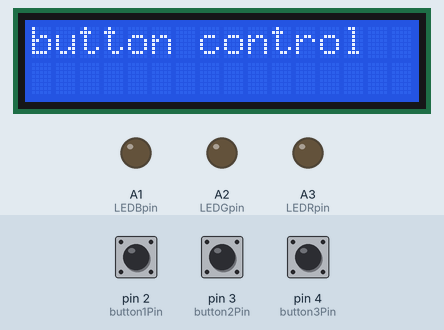
Recording of a sketch running on a simulated Arduino Uno, built with avr-gcc and run on an emulated ATmega328P. Shown: 16×2 character LCD, output pins drawn as LEDs (lit = HIGH). The inputs (shaded band) are chosen by the test bench; at power-on: pin 4 (button3Pin) LOW, pin 3 (button2Pin) LOW, pin 2 (button1Pin) LOW. What the sketch prints to the serial monitor is not drawn.

Above: at 1.2 s.
1.3 s: pin 4 (button3Pin) pulled HIGH for 1.35 s
At 5.0 s:
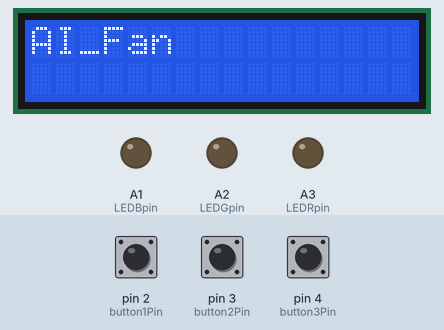
6.9 s: pin 4 (button3Pin) driven HIGH
11.2 s: pin 4 (button3Pin) driven LOW
14.7 s: pin 3 (button2Pin) pulled HIGH for 1.35 s
At 16.3 s:
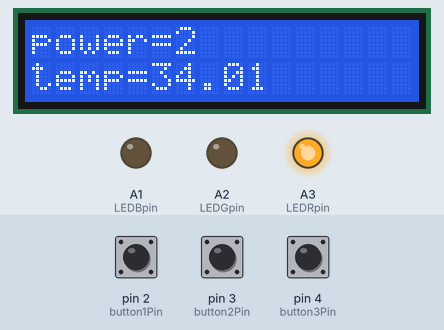
20.3 s: pin 2 (button1Pin) pulled HIGH for 1.35 s
At 21.7 s:
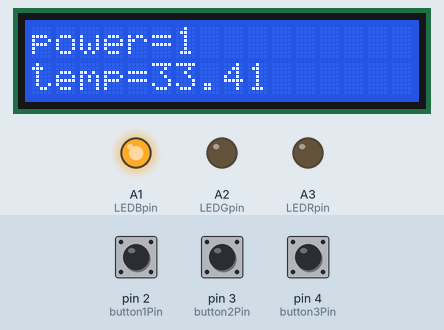
25.9 s: pin 3 (button2Pin) pulled HIGH for 1.35 s
At 28.5 s:
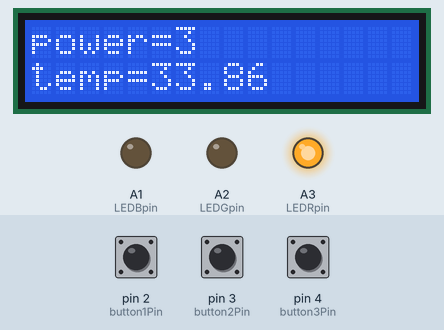
Timing chart, 0 to 29.7 s (numbered marks = the images above; inputs shaded):
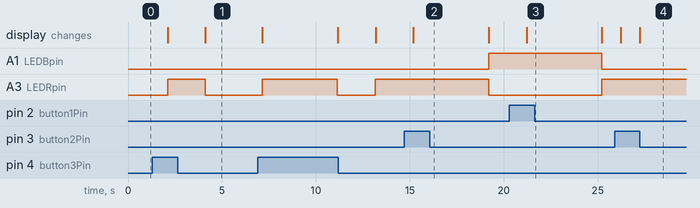

The sketch:

demo.ino
```cpp
#include <SoftwareSerial.h>   // 引用程式庫
#include <math.h>         //包含数学库
#include <Timer.h>
#include "Wire.h"
#include "LiquidCrystal_I2C.h"
#include "DHT.h"
#define range 21
#define interval 0.15

LiquidCrystal_I2C lcd(0x27,2,1,0,4,5,6,7,3,POSITIVE);
DHT dht(10, DHT11);
SoftwareSerial BT(8, 9); // 接收腳, 傳送腳


const int button1Pin = 2;//(綠)
const int button2Pin = 3;//(黃)
const int button3Pin = 4;//(黑)
const int LEDRpin = A3;
const int LEDGpin = A2;
const int LEDBpin = A1;
Timer t ;

//int flag = 0;//  flag = 0 代表建立reword table , flag = 1 代表qlearning中 , flag = 2 代表智慧電扇
//float goal_temp = 33.56; //使用者舒適溫度
float temp = 0;
int action = 0;
int state_index = 0;
float start_temp = 34.01;
float qtable[range][4] = {
{ 32.06, 7.00, 0.00, 0.00 },
{ 32.21, 7.00, 0.00, 0.00 },
{ 32.36, 7.00, 0.00, 0.00 },
{ 32.51, 7.00, 0.00, 0.00 },
{ 32.66, 7.00, 0.00, 0.00 },
{ 32.81, 0.00, 7.00, 0.00 },
{ 32.96, 0.00, 7.00, 0.00 },
{ 33.11, 917.97, 916.15, 904.52 },
{ 33.26, 886.17, 916.17, 756.16 },
{ 33.41, 917.97, 804.54, 744.54 },
{ 33.56, 894.28, 927.35, 905.97 },
{ 33.71, 794.48, 934.57, 904.54 },
{ 33.86, 917.98, 931.09, 904.54 },
{ 34.01, 894.45, 916.10, 904.52 },
{ 34.16, 917.98, 917.97, 916.13 },
{ 34.31, 0.00, 0.00, 7.00 },
{ 34.46, 0.00, 0.00, 7.00 },
{ 34.61, 0.00, 0.00, 7.00 },
{ 34.76, 0.00, 0.00, 7.00 },
{ 34.91, 0.00, 0.00, 7.00 },
{ 35.06, 0.00, 0.00, 7.00 }
    };

float STS_table[range][4] = {
  {32.06, 0.00, 0.00, 0.00},
  {32.21, 0.00, 0.00, 0.00},
  {32.36, 0.00, 0.00, 0.00},
  {32.51, 0.00, 0.00, 0.00},
  {32.66, 0.00, 0.00, 0.00},
  {32.81, 0.00, 0.00, 0.00},
  {32.96, 0.00, 0.00, 0.00},
  {33.11, 33.86, 33.41, 33.26},
  {33.26, 34.16, 33.41, 33.11},
  {33.41, 33.86, 33.26, 33.26},
  {33.56, 34.01, 33.86, 33.41},//goal
  {33.71, 34.01, 33.56, 33.26},
  {33.86, 33.86, 33.71, 33.26},
  {34.01, 34.01, 33.41, 33.26},
  {34.16, 33.86, 33.86, 33.41},
  {34.31, 34.16, 0.00, 0.00},
  {34.46, 0.00, 0.00, 0.00},
  {34.61, 0.00, 0.00, 0.00},
  {34.76, 0.00, 0.00, 0.00},
  {34.91, 0.00, 0.00, 0.00},
  {35.06, 0.00, 0.00, 0.00} };


void setup() {
  // put your setup code here, to run once:
  Serial.begin(9600);
  BT.begin(9600);
  lcd.begin(16,2);
  dht.begin();//啟動DHT
  randomSeed(analogRead(A1));
  pinMode(button1Pin, INPUT);
  pinMode(button2Pin, INPUT);
  pinMode(button3Pin, INPUT);
  pinMode(LEDRpin, OUTPUT);
  pinMode(LEDGpin, OUTPUT);
  pinMode(LEDBpin, OUTPUT);
  digitalWrite(LEDRpin, LOW);
  digitalWrite(LEDGpin, LOW);
  digitalWrite(LEDBpin, LOW);
  t.every(6000, update_state);
  BT.print(0);
}

void loop() {
//  set_comfortable_temp();
  hand_fan();
  AI_FAN();
}


void hand_fan(){
  temp = start_temp;
  action = 1;
  digitalWrite(LEDRpin, LOW);
  digitalWrite(LEDGpin, LOW);
  digitalWrite(LEDBpin, LOW);
  Serial.println("進入手動控制");
  lcd.setCursor(0,0);
  lcd.setCursor(0,1);
  lcd.clear();
  lcd.print("button control");
  delay(2000);
  BT.print(action);
  lcd.clear();
  lcd.print("power=");
  lcd.print(action);
  lcd.setCursor(0,1);
  lcd.print("temp=");
  lcd.print(temp);
  three_led();

  int state_index = FindIndex(temp);
  int down = 0;
  int up = 0;
  while ( digitalRead(button3Pin) == LOW  ){
    t.update();
    if( digitalRead(button1Pin) == HIGH ){
      if ( action - 1 > 0 )
        action -= 1;
      Serial.print("目前風速 = ");
      Serial.println(action);
      lcd.setCursor(0,0);
      lcd.print("power=");
      lcd.print(action);
      BT.print(action);
    }
    if( digitalRead(button2Pin) == HIGH ){
      if ( action + 1 <= 3 )
        action += 1;
      Serial.print("目前風速 = ");
      Serial.println(action);
      lcd.setCursor(0,0);
      lcd.print("power=");
      lcd.print(action);
      BT.print(action);
    }
    delay(1000);
  }
  delay(2000);
}

void AI_FAN(){
  temp = start_temp;
  state_index = FindIndex(temp);
  Serial.println("AI_fan");
  digitalWrite(LEDRpin, LOW);
  digitalWrite(LEDGpin, LOW);
  digitalWrite(LEDBpin, LOW);
  action = AI_Max(state_index );
  lcd.setCursor(0,0);
  lcd.clear();
  lcd.print("AI_Fan");
  delay(3000);
  lcd.setCursor(0,0);
  lcd.print("power=");
  lcd.print(action);
  BT.print(action);
  lcd.setCursor(0,1);
  lcd.print("temp=");
  lcd.print(temp);
  three_led();
  delay(4000);

  while( digitalRead(button3Pin) == LOW ) {
    delay(1000);
    Serial.print("temp = ");
    Serial.println(temp);
    state_index = FindIndex(temp);
    if(state_index == -1)
      BT.print(1);
    else if(state_index == -2)
      BT.print(3);
    else{
      action = AI_Max(state_index );
      Serial.print("action = ");
      Serial.println( action );
      lcd.setCursor(0,0);
      lcd.print("power=");
      lcd.print(action);
      BT.print(action);
    }
    delay(5000);
    temp = STS_table[state_index][action];
    Serial.print("new_temp = ");
    Serial.println(temp);
    Serial.println("");
    lcd.setCursor(0,1);
    lcd.print("temp=");
    lcd.print(temp);
    three_led();

  }
  Serial.println("AI_Fan結束");
  lcd.setCursor(0,1);
}

int FindIndex ( float s){ //此輸入一個state(溫度)給此function，則此function會回傳該溫度是在table的哪一個index
  if( s < qtable[0][0]-interval/2 ){
    return -1;
    Serial.println("溫度小於qlearning範圍");
  }
  if( s > qtable[range-1][0]+interval/2 ){ //version1.3 第六點
    return -2;
    Serial.println("溫度大於qlearning範圍");
  }
  //s為適當溫度
  Serial.print("s = ");
  Serial.println(s);
  for( int index = 0 ; index < range ; index++){
    if ( s >= qtable[index][0]-interval/2 && s < qtable[index][0]+interval/2 ){
//      Serial.print("index = ");
//      Serial.println(index);
      return index;
    }
  }
}

float AI_Max( int newstate_index ){//找尋該某state下的最大q值
  int max_index = 1;
  for( int action_index = 1 ; action_index <= 3 ; action_index++ ){
    if ( qtable[newstate_index][action_index] > qtable[newstate_index][max_index] )
      max_index = action_index;
  }
  return max_index ;
}

void update_state(){
  float old_temp = temp;
  state_index = FindIndex(old_temp);
  Serial.print("action = ");
  Serial.println(action);
  temp = STS_table[state_index][action];
  Serial.print("temp = ");
  Serial.println(temp);
  lcd.setCursor(0,1);
  lcd.print("temp=");
  lcd.print(temp);
  three_led();


}
void three_led(){
  if( temp > 33.56 ){
    digitalWrite(LEDRpin, HIGH);
    digitalWrite(LEDGpin, LOW);
    digitalWrite(LEDBpin, LOW);
  }
  else if (  temp == 33.56 ){
    digitalWrite(LEDRpin, LOW );
    digitalWrite(LEDGpin, HIGH);
    digitalWrite(LEDBpin, LOW);
  }
  else{
    digitalWrite(LEDRpin, LOW );
    digitalWrite(LEDGpin, LOW);
    digitalWrite(LEDBpin, HIGH);
  }
}
```

Measured:
- after the input at 1.3 s, the display: first differs from a run without the input after 2.8 s (image 1)
- after the input at 14.7 s, A1 (LEDBpin): LOW → HIGH after 4.5 s; A3 (LEDRpin): HIGH → LOW after 4.5 s; the display: changes after 0.49 s (image 2)
- after the input at 20.3 s, A1 (LEDBpin): HIGH → LOW after 4.9 s; A3 (LEDRpin): LOW → HIGH after 4.9 s; the display: changes after 0.92 s (image 3)
- after the input at 25.9 s, the display: first changes after 0.34 s (image 4 shows a later state)
